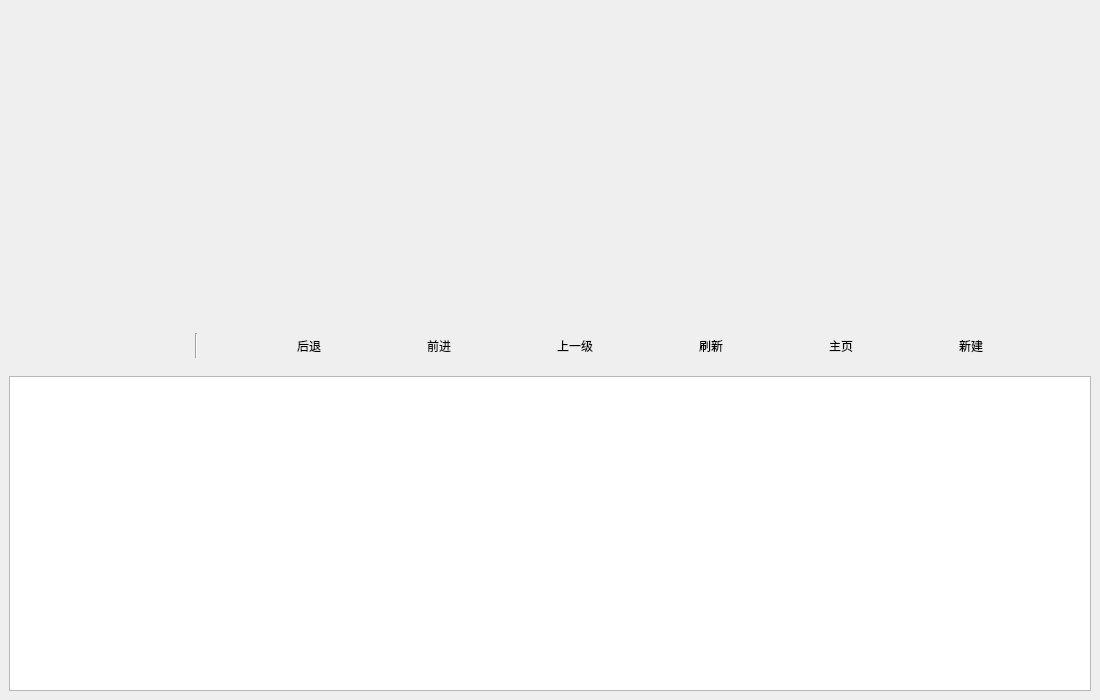
<?xml version="1.0" encoding="UTF-8"?>
<ui version="4.0">
 <class>MainWindow</class>
 <widget class="QMainWindow" name="MainWindow">
  <property name="geometry">
   <rect>
    <x>0</x>
    <y>0</y>
    <width>1100</width>
    <height>700</height>
   </rect>
  </property>
  <property name="windowTitle">
   <string>艾锐奥智能图纸管理系统</string>
  </property>
  <widget class="QWidget" name="centralwidget">
   <layout class="QVBoxLayout" name="verticalLayout">
    <item>
     <widget class="BrowserTabWidget" name="tabWidget">
      <property name="tabsClosable">
       <bool>true</bool>
      </property>
      <property name="documentMode">
       <bool>true</bool>
      </property>
     </widget>
    </item>
    <item>
     <widget class="QWidget" name="toolbarWidget" native="true">
      <layout class="QHBoxLayout" name="toolbarLayout">
       <property name="spacing">
        <number>2</number>
       </property>
       <property name="leftMargin">
        <number>4</number>
       </property>
       <property name="topMargin">
        <number>2</number>
       </property>
       <property name="rightMargin">
        <number>4</number>
       </property>
       <property name="bottomMargin">
        <number>2</number>
       </property>
       <item>
        <widget class="QMenuBar" name="menuBar">
         <property name="sizePolicy">
          <sizepolicy hsizetype="Maximum" vsizetype="Fixed">
           <horstretch>0</horstretch>
           <verstretch>0</verstretch>
          </sizepolicy>
         </property>
        </widget>
       </item>
       <item>
        <widget class="QFrame" name="toolbarSeparator">
         <property name="sizePolicy">
          <sizepolicy hsizetype="Fixed" vsizetype="Preferred">
           <horstretch>0</horstretch>
           <verstretch>0</verstretch>
          </sizepolicy>
         </property>
         <property name="frameShape">
          <enum>QFrame::VLine</enum>
         </property>
         <property name="frameShadow">
          <enum>QFrame::Sunken</enum>
         </property>
        </widget>
       </item>
       <item>
        <widget class="QToolButton" name="backButton">
         <property name="sizePolicy">
          <sizepolicy hsizetype="Maximum" vsizetype="Fixed">
           <horstretch>0</horstretch>
           <verstretch>0</verstretch>
          </sizepolicy>
         </property>
         <property name="iconSize">
          <size>
           <width>20</width>
           <height>20</height>
          </size>
         </property>
         <property name="text">
          <string>后退</string>
         </property>
         <property name="toolTip">
          <string>返回上一目录</string>
         </property>
         <property name="autoRaise">
          <bool>true</bool>
         </property>
        </widget>
       </item>
       <item>
        <widget class="QToolButton" name="forwardButton">
         <property name="sizePolicy">
          <sizepolicy hsizetype="Maximum" vsizetype="Fixed">
           <horstretch>0</horstretch>
           <verstretch>0</verstretch>
          </sizepolicy>
         </property>
         <property name="iconSize">
          <size>
           <width>20</width>
           <height>20</height>
          </size>
         </property>
         <property name="text">
          <string>前进</string>
         </property>
         <property name="toolTip">
          <string>进入下一目录</string>
         </property>
         <property name="autoRaise">
          <bool>true</bool>
         </property>
        </widget>
       </item>
       <item>
        <widget class="QToolButton" name="upButton">
         <property name="sizePolicy">
          <sizepolicy hsizetype="Maximum" vsizetype="Fixed">
           <horstretch>0</horstretch>
           <verstretch>0</verstretch>
          </sizepolicy>
         </property>
         <property name="iconSize">
          <size>
           <width>20</width>
           <height>20</height>
          </size>
         </property>
         <property name="text">
          <string>上一级</string>
         </property>
         <property name="toolTip">
          <string>进入父目录</string>
         </property>
         <property name="autoRaise">
          <bool>true</bool>
         </property>
        </widget>
       </item>
       <item>
        <widget class="QToolButton" name="refreshButton">
         <property name="sizePolicy">
          <sizepolicy hsizetype="Maximum" vsizetype="Fixed">
           <horstretch>0</horstretch>
           <verstretch>0</verstretch>
          </sizepolicy>
         </property>
         <property name="iconSize">
          <size>
           <width>20</width>
           <height>20</height>
          </size>
         </property>
         <property name="text">
          <string>刷新</string>
         </property>
         <property name="toolTip">
          <string>重新加载当前目录</string>
         </property>
         <property name="autoRaise">
          <bool>true</bool>
         </property>
        </widget>
       </item>
       <item>
        <widget class="QToolButton" name="homeButton">
         <property name="sizePolicy">
          <sizepolicy hsizetype="Maximum" vsizetype="Fixed">
           <horstretch>0</horstretch>
           <verstretch>0</verstretch>
          </sizepolicy>
         </property>
         <property name="iconSize">
          <size>
           <width>20</width>
           <height>20</height>
          </size>
         </property>
         <property name="text">
          <string>主页</string>
         </property>
         <property name="toolTip">
          <string>回到机型根目录</string>
         </property>
         <property name="autoRaise">
          <bool>true</bool>
         </property>
        </widget>
       </item>
       <item>
        <widget class="QToolButton" name="newButton">
         <property name="sizePolicy">
          <sizepolicy hsizetype="Maximum" vsizetype="Fixed">
           <horstretch>0</horstretch>
           <verstretch>0</verstretch>
          </sizepolicy>
         </property>
         <property name="iconSize">
          <size>
           <width>20</width>
           <height>20</height>
          </size>
         </property>
         <property name="text">
          <string>新建</string>
         </property>
         <property name="toolTip">
          <string>新建部件或零件</string>
         </property>
         <property name="autoRaise">
          <bool>true</bool>
         </property>
        </widget>
       </item>
      </layout>
     </widget>
    </item>
    <item>
     <widget class="QWidget" name="searchWidget" native="true">
      <layout class="QHBoxLayout" name="searchLayout">
       <property name="leftMargin">
        <number>4</number>
       </property>
       <property name="topMargin">
        <number>2</number>
       </property>
       <property name="rightMargin">
        <number>4</number>
       </property>
       <property name="bottomMargin">
        <number>2</number>
       </property>
       <item>
        <widget class="LocationBar" name="locationBar" native="true"/>
       </item>
      </layout>
     </widget>
    </item>
    <item>
     <widget class="QTableView" name="detailView">
      <property name="selectionMode">
       <enum>QAbstractItemView::ExtendedSelection</enum>
      </property>
      <property name="selectionBehavior">
       <enum>QAbstractItemView::SelectRows</enum>
      </property>
      <property name="editTriggers">
       <set>QAbstractItemView::NoEditTriggers</set>
      </property>
      <property name="alternatingRowColors">
       <bool>true</bool>
      </property>
      <property name="sortingEnabled">
       <bool>false</bool>
      </property>
      <property name="contextMenuPolicy">
       <enum>Qt::CustomContextMenu</enum>
      </property>
      <attribute name="horizontalHeaderStretchLastSection">
       <bool>true</bool>
      </attribute>
     </widget>
    </item>
   </layout>
  </widget>
 </widget>
 <resources/>
 <connections/>
 <customwidgets>
  <customwidget>
   <class>BrowserTabWidget</class>
   <extends>QTabWidget</extends>
   <header>ui/browsertabwidget.h</header>
  </customwidget>
  <customwidget>
   <class>LocationBar</class>
   <extends>QWidget</extends>
   <header>ui/locationbar.h</header>
  </customwidget>
 </customwidgets>
</ui>
